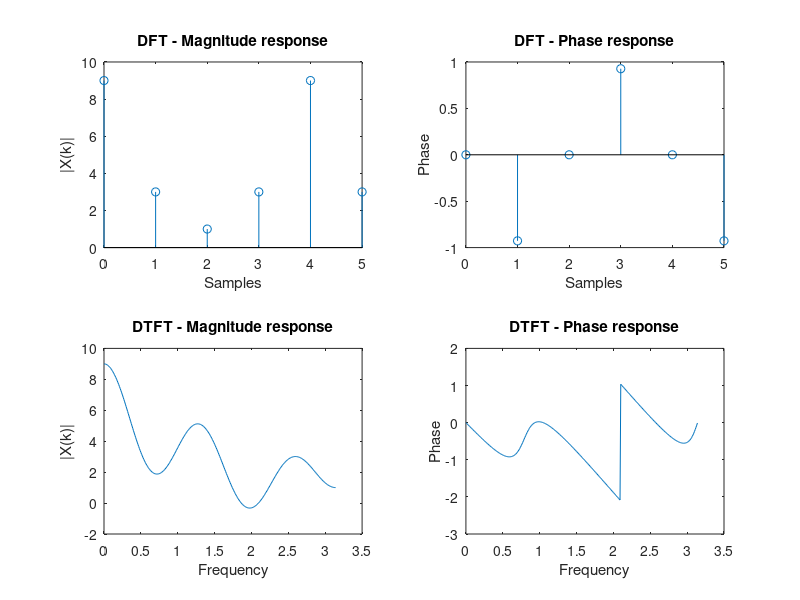

Source code (MATLAB): (Note: this script raises an error after producing the figure.)
%                           DSP
% REG : AMENP2WNA21003
% Name : Darniss 

%% 1. Obtain the DTFT and DFT for the causal signal 𝑥(𝑛) = {3,2,1,0,1,2}
% and plot the absolute and angle values in the frequency range 0 ≤ 𝜔 ≤ 𝜋 as
% 2x2 subplots with appropriate titles and labels.

close all;
clc;
clear all;


x = [3 2 1 0 1 2];  % input sequence
N = length(x);
X = zeros(6,1);
w=0:0.01:pi;
% DFT
for k = 0:N-1
    for n = 0:N-1
        X(k+1) = X(k+1) + x(n+1)*exp(-j*pi/2*n*k);  % dft algorithm
    end
end
t = 0:N-1;
% plot
subplot(221)
stem(t,X)
xlabel('Samples');
ylabel('|X(k)|');
title('DFT - Magnitude response')

subplot(222)
stem(t,angle(X))
xlabel('Samples');
ylabel('Phase');
title('DFT - Phase response')

clear
% DTFT
disp("yes")
x = [3 2 1 0 1 2];  % input sequence
n = 0:5;
w=0:0.01:pi;

for i=1:length(w);
    X(i)=0;
    for k=1:length(x);
          X(i)=X(i)+x(k).*exp(-j.*w(i).*n(k));
      end
end

% plot
subplot(223)
plot(w,X)
xlabel('Frequency');
ylabel('|X(k)|');
title('DTFT - Magnitude response')

subplot(224)
plot(w,angle(X))
xlabel('Frequency');
ylabel('Phase');
title('DTFT - Phase response')





%% 2. Repeat the above by plotting the absolute and angle values in the frequency
% range 0 ≤ 𝜔 ≤ 𝜋 of both the DTFT and DFT in the same plot as 2x1 subplots
% with appropriate titles, labels and legends.


x = [3 2 1 0 1 2];

n1 = 0:5;
y1 = x(1:6);
Y1 = dft(y1,length(x));
magY1 = abs(Y1);
angY1= angle(Y1);

k1 = 0:1:length(x)-1;
N = length(x);
w1 = (2*pi/N)*k1;%linspace(-pi,pi,N); % (2*pi/N)*k1;
w0= (2*pi/N)*k1;
disp(w0)
disp(w1)

%Discrete-time Fourier Transform
K = 500;
k = 0:1:K;
w = linspace(-pi,pi,500);%2*pi*k/K; %plot DTFT in [0,2pi];
X = y1*exp(-j*n1'*w);

magX = abs(X);
angX= angle(X);


% Plot
subplot(2,1,2)
stem(n1,y1);
stem(w1/pi,angY1);
title('Phase Spectra');
xlabel('Frequency in pi units');
ylabel('Angle');
hold on 
plot(w/pi,angX);
hold off
xlim([0 1])

disp(length(w1))
subplot(2,1,1);
stem(w1/pi,magY1);
title('Magnitude Spectra');
xlabel('Frequency in pi units');
ylabel('Magnitude');
hold on 
plot(w/pi,magX);
hold off
xlim([0 1])




%% 3. Artificially increase the length of x(n) to 64 and repeat the same of
% question 1. What do you infer from the plots?

close all;
clc;
clear all;

inp= randi([1 10],64);
disp(length(inp))

n = 0:64;
x =[inp];

n1 = 0:63;
y1 = x(1:64);
Y1 = dft(y1,length(x));
magY1 = abs(Y1);
angY1= angle(Y1);

k1 = 0:1:length(x)-1;%0:1:length(x)-1;
N = length(x);
w1 = (2*pi/N)*k1;%linspace(-pi,pi,N); % (2*pi/N)*k1;
w0= (2*pi/N)*k1;
disp(w0)
disp(w1)

%Discrete-time Fourier Transform
K = 500;
k = 0:1:K;
w = linspace(-pi,pi,500);%2*pi*k/K; %plot DTFT in [0,2pi];
X = y1*exp(-j*n1'*w);

magX = abs(X);
angX= angle(X);


% Plot
subplot(2,1,2)
stem(n1,y1);
stem(w1/pi,angY1);
title('Phase Spectra');
xlabel('Frequency in pi units');
ylabel('Angle');
hold on 
plot(w/pi,angX);
hold off
xlim([0 1])

disp(length(w1))
subplot(2,1,1);
stem(w1/pi,magY1);
title('Magnitude Spectra');
xlabel('Frequency in pi units');
ylabel('Magnitude');
hold on 
plot(w/pi,magX);
hold off
xlim([0 1])

disp("Comments:")
disp("Increasing the sampling rate increases the frequency of the waveform")


%% 4 Obtain the DTFT and DFT for the causal signal
% 𝑥(𝑛)=cos(0.48𝜋𝑛)+sin(0.52𝜋𝑛+𝜋), 0≤𝑛≤15 6
% and plot the absolute and angle values in the frequency range 0 ≤ 𝜔 ≤ 𝜋 in
% the same plot as 2x1 subplots with appropriate titles, labels and legends.

close all;
clc;
clear all;


n = 0:15;
x = cos(0.48*pi*n) + sin(0.52*pi*n+ pi/6);

n1 = 0:15;
y1 = x(1:16);
Y1 = dft(y1,length(x));
magY1 = abs(Y1);
angY1= angle(Y1);

k1 = 0:1:length(x)-1;%0:1:length(x)-1;
N = length(x);
w1 = (2*pi/N)*k1;%linspace(-pi,pi,N); % (2*pi/N)*k1;
w0= (2*pi/N)*k1;
disp(w0)
disp(w1)

%Discrete-time Fourier Transform
K = 500;
k = 0:1:K;
w = linspace(-pi,pi,500);%2*pi*k/K; %plot DTFT in [0,2pi];
X = y1*exp(-j*n1'*w);

magX = abs(X);
angX= angle(X);


% Plot
subplot(2,1,2)
stem(n1,y1);
stem(w1/pi,angY1);
title('Phase Spectra');
xlabel('Frequency in pi units');
ylabel('Angle');
hold on 
plot(w/pi,angX);
hold off
xlim([0 1])

disp(length(w1))
subplot(2,1,1);
stem(w1/pi,magY1);
title('Magnitude Spectra');
xlabel('Frequency in pi units');
ylabel('Magnitude');
hold on 
plot(w/pi,magX);
hold off
xlim([0 1])







%% 5. Repeat the above for samples 0 ≤ 𝑛 ≤ 127 and repeat the same of question 4.
% What do you infer from the plots?
close all;
clc;
clear all;



n = 0:127;
x = cos(0.48*pi*n) + sin(0.52*pi*n+ pi/6);

n1 = 0:127;
y1 = x(1:128);
Y1 = dft(y1,length(x));
magY1 = abs(Y1);
angY1= angle(Y1);

k1 = 0:1:length(x)-1;%0:1:length(x)-1;
N = length(x);
w1 = (2*pi/N)*k1;%linspace(-pi,pi,N); % (2*pi/N)*k1;
w0= (2*pi/N)*k1;
disp(w0)
disp(w1)

%Discrete-time Fourier Transform
K = 500;
k = 0:1:K;
w = linspace(-pi,pi,500);%2*pi*k/K; %plot DTFT in [0,2pi];
X = y1*exp(-j*n1'*w);

magX = abs(X);
angX= angle(X);


% Plot
subplot(2,1,2)
stem(n1,y1);
stem(w1/pi,angY1);
title('Phase Spectra');
xlabel('Frequency in pi units');
ylabel('Angle');
hold on 
plot(w/pi,angX);
hold off
xlim([0 1])

disp(length(w1))
subplot(2,1,1);
stem(w1/pi,magY1);
title('Magnitude Spectra');
xlabel('Frequency in pi units');
ylabel('Magnitude');
hold on 
plot(w/pi,magX);
hold off
xlim([0 1])


% comments
disp("Inference")
disp("The more samples that are taken, the more detail about where the waves rise and fall is recorded")


%% 6.  The first six values of the 10-point DFT of a real-valued sequence x(n) 
% are given as 𝑋(𝑘) = {10, −2 + 𝑗3,3 + 𝑗4,2 − 𝑗3,4 + 𝑗5,12}
% Compute x(n).

close all;
clc;
clear all;

N=10;
xk= [10 -2+3j 3+4j 2-3j 4+5j 12];
n= length(xk);
xk1=[];
for k=1:N-n
    xk1(k)=conj(xk(k));
    
end

XK=[xk flip(xk1)];
% disp(XK)
Y = idft(XK,N);

subplot(211)
stem(abs(XK))
title('DFT');
disp('DFT of input sequence is ');
disp(abs(XK))

subplot(212)
stem(abs(Y))
%stem(fftshift(Y))
title('IDFT');
disp('IDFT of input sequence is ');
disp(abs(Y))







%% 7. From the DFT of x(n) in question 6, and using the DFT properties, obtain the
% DFTs of the following sequences and verify the results:

close all;
clc;
clear all;

x = [4.2297 1.2700 1.7064 1.6798 3.0347 1.5264 0.8064 0.6967 3.1605 0.8943];
disp('Input sequence')
disp(x)
N = length(x); %data length
n=1:10;
W = exp(-j*pi*2/N);
X = fft(x);

disp("Welcome to Properties of DFT")
disp("1) x1(n)=x((n−2))")
disp("2)  x2(n) = x((n + 5))")
disp("3) x3(n)=x((2−n))")
disp("4) x4(n)=x((−n−3))");
disp("5) x5(n)=x(n)∙x((−n))")
disp("6) x6(n)=x(n)e4𝜋𝑛/5")

option=input('Enter Your Option : ');

% disp(option);

switch option
    case 1
        disp('a) x1(n)=x((n−2)) Time Shifting property')
        k = 0:N-1; % frequency index
        m = -2; % number of shift
        Y= W.^(-m*k) .* X;
        y= ifft(Y);
        subplot(211)
        stem(x)
        title('Original Signal');
        subplot(212)
        stem(y)
        title('Shifted Signal');
    case 2
        disp('b) x2(n) = x((n + 5)) Time Shifting property')
        k = 0:N-1; % frequency index
        m = 5; % number of shift
        Y= W.^(-m*k) .* X;
        y= ifft(Y);
        subplot(211)
        stem(x)
        title('Original Signal');
        subplot(212)
        stem(y)
        title('Shifted Signal');
    case 3
        disp('c) x3(n)=x((2−n)) Time Reversal property wrong')
        y2= [X(1) flip(X(2:end))];
        k = 0:N-1; % frequency index
        m = 2; % number of shift
        X2=fft(y2);
        Y= W.^(-m*k) .* y2;
        y= ifft(Y);        
        subplot(211)
        stem(x)
        title('Original Signal');
        subplot(212)
        stem(n,y)
        title('Time reversed and shifted Signal');        
    case 4
        disp('d) x4(n)=x((−n−3)) Time Reversal property wrong')
        y2=[X(1) flip(X(2:end))];
        k = 0:N-1; % frequency index
        m = -3; % number of shift
        X2=fft(y2);
        Y= W.^(-m*k) .* y2;
        y= ifft(Y);        
        subplot(211)
        stem(x)
        title('Original Signal');
        subplot(212)
        stem(n,y)
        title('Time reversed and shifted Signal');  
    case 5
        disp('e) x5(n)=x(n)∙x((−n)) Multiplication property')
        rev= [X(1) flip(X(2:end))];
        rev0=ifft(rev);
        con= cconv(rev,X,N)/N;
        an=ifft(con);
        subplot(211)
        stem(x)
        title('Original Signal');
        subplot(212)
        stem(n,an)
        title('Multiplied Signal');         

    case 6
        disp('f) x6(n)=x(n)e4𝜋𝑛/5 Frequency Shifting property')
        k = 0:N-1; % frequency index
        m=4;
        y=W.^(m*k) .* X;
        y2=ifft(y);
        disp(y2)
        subplot(211)
        stem(x)
        title('Original Signal');
        subplot(212)
        stem(n,y2)
        title('Frequency shifted Signal');       

    otherwise
        warning('Please Enter the correct number')
end





%% 8. From the DFT of x(n) in question 6, and using the DFT properties, obtain the following sequences:
% 𝑎) 𝑦1(𝑛)=10−𝑝𝑜𝑖𝑛𝑡𝑐𝑜𝑛𝑣𝑜𝑙𝑢𝑡𝑖𝑜𝑛𝑜𝑓𝑜𝑓𝑥(𝑛)𝑤𝑖𝑡h𝑥((−𝑛))10.
% 𝑏) 𝑦2(𝑛)=𝑙𝑖𝑛𝑒𝑎𝑟𝑐𝑜𝑛𝑣𝑜𝑙𝑢𝑡𝑖𝑜𝑛𝑜𝑓𝑥(𝑛)𝑤𝑖𝑡h𝑥((−𝑛))10.
% Plot the linear convolution obtained by the above method and obtained using the conv function.

close all;
clc;
clear all;

x = [4.2297 1.2700 1.7064 1.6798 3.0347 1.5264 0.8064 0.6967 3.1605 0.8943];
disp('Input sequence')
disp(x)
N = length(x); %data length
n=1:10;
W = exp(-j*pi*2/N);
X = fft(x);
rev= [X(1) flip(X(2:end))];
rev0=ifft(rev);

disp("Question 8")
option=input('Enter Your Option (1 or 2) : ');
%  disp(option);

switch option
    case 1
        circular= cconv(x,rev0,N);        
        mul=rev.*X;
        disp(ifft(mul))
        disp(circular)
        subplot(211)
        stem(circular)
        title('Circularly convoluted Signal');
        subplot(212)
        stem(ifft(mul))
        title('Multiplication of DFT of x(n) and x(-n)');          
        

    case 2
        
        linear= conv(x,rev0,"same");
        mul=rev.*X;

        disp(ifft(mul))
        disp(linear)   
        subplot(211)
        stem(linear)
        title('Linearly convoluted Signal');
        subplot(212)
        stem(ifft(mul))
        title('Multiplication of DFT of x(n) and x(-n)');    

    otherwise
        warning('Please Enter the correct number')
end





%% 9.  An analog signal 𝑥(𝑡) = 4 + 2 cos (150𝜋𝑡 + 𝜋) + 4𝑠𝑖𝑛(350𝜋𝑡) is sampled by a 3
% sampling frequency 𝑓 = 400 𝑠𝑎𝑚𝑝𝑙𝑒𝑠/𝑠 to obtain the discrete-time signal x(n). 𝑠
% Compute the signal x(n) and its corresponding DFT 𝑋(𝑘). Plot the magnitude
% of DFT in terms of π units as well as actual frequency (Hz) using stem plot.

close all;
clc;
clear all;


Fs = 400;            % Sampling frequency                    
T = 1/Fs;             % Sampling period       
Fn=Fs/2;
t=0:1/Fs:5;%(0:L-1)*T; % Time vector


x = 4+2*cos(150*pi*t + pi/3)+ 4*sin(350*pi*t);
L = length(x); % Length of signal
disp(L)
tim = linspace(0, L, L)*T; 
Y = fft(x);

P2 = abs(Y/L);
P1 = P2(1:L/2+1);
P1(2:end-1) = 2*P1(2:end-1);

% f = Fs*(0:(L/2))/L;
% disp(length(f))
% w= linspace(-pi,pi,L/2+.5);
Fvrs = linspace(0, 1, fix(L/2)+1)*pi; 
FvHz = linspace(0, 1, fix(L/2)+1)*Fn; 

figure(1)
plot(tim,x(1: length(tim)))
xlim([0 5])

figure(2)
subplot(211)
plot(FvHz,abs(P1(1:length(FvHz)))*2) 
title('DFT')
xlabel('f (Hz)')
ylabel('Magnitude')


subplot(212)
plot(Fvrs,abs(P1(1:length(Fvrs)))*2) 
title('DFT')
xlabel('f in pi units')
ylabel('Magnitude')








%% 10. Repeat the above for a sampling frequency 𝑓 = 200 𝑠𝑎𝑚𝑝𝑙𝑒𝑠/𝑠. What do you infer 𝑠
% from the plots of this and the previous question’s (question 9) plot? Comment on this.
 
close all;
clc;
clear all;


Fs = 200;            % Sampling frequency                    
T = 1/Fs;             % Sampling period       
Fn=Fs/2;
t=0:1/Fs:5;%(0:L-1)*T; % Time vector


x = 4+2*cos(150*pi*t + pi/3)+ 4*sin(350*pi*t);
L = length(x); % Length of signal
disp(L)
tim = linspace(0, L, L)*T; 
Y = fft(x);

P2 = abs(Y/L);
P1 = P2(1:L/2+1);
P1(2:end-1) = 2*P1(2:end-1);

% f = Fs*(0:(L/2))/L;
% disp(length(f))
% w= linspace(-pi,pi,L/2+.5);
Fvrs = linspace(0, 1, fix(L/2)+1)*pi; 
FvHz = linspace(0, 1, fix(L/2)+1)*Fn; 


figure(1)
plot(tim,x(1: length(tim)))
xlim([0 5])

figure(2)
subplot(211)
plot(FvHz,abs(P1(1:length(FvHz)))*2) 
title('DFT')
xlabel('f (Hz)')
ylabel('Magnitude')


subplot(212)
plot(Fvrs,abs(P1(1:length(Fvrs)))*2) 
title('DFT')
xlabel('f in pi units')
ylabel('Magnitude')


% comments
disp("Comments:")
disp("As the sampling frequency decreases, the signal separation also decreases.")








